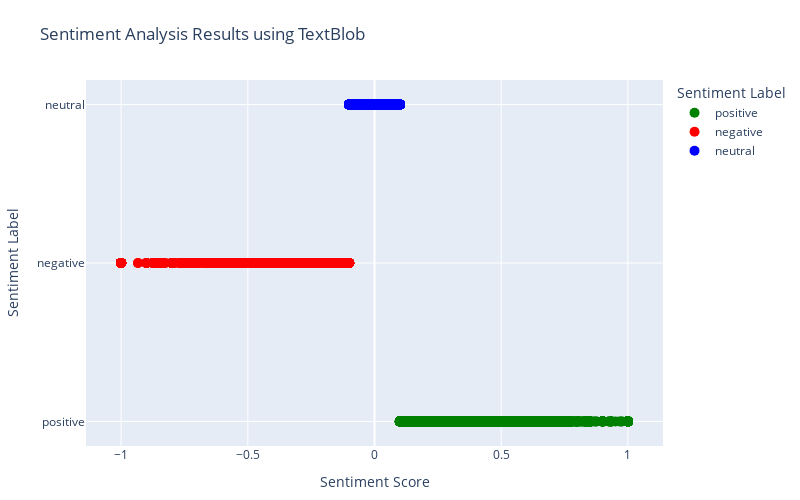

The notebook cell this image was saved under:
### Markdown cell above
Data Preprocessing And applying model and evaluating

### Code cell
# Define colors for different sentiment labels
colors = {
    'positive': 'green',
    'negative': 'red',
    'neutral': 'blue'
}

# Create a scatter plot with custom colors for each sentiment label
fig = go.Figure()

for sentiment_label, color in colors.items():
    subset_df = df[df['Sentiment_Label'] == sentiment_label]
    fig.add_trace(go.Scatter(
        x=subset_df['Sentiment_TextBlob'],
        y=subset_df['Sentiment_Label'],
        mode='markers',
        marker=dict(size=10, color=color),
        name=sentiment_label
    ))

# Add layout settings
fig.update_layout(
    title='Sentiment Analysis Results using TextBlob',
    xaxis=dict(title='Sentiment Score'),
    yaxis=dict(title='Sentiment Label'),
    legend=dict(title='Sentiment Label'),
    autosize=False,
    width=800,
    height=500,
    margin=dict(l=40, r=40, t=80, b=40),
)

# Show the plot
fig.show()

### Figure 1 — Plotly figure (JSON) as saved in the notebook; plotly's stock layout.template omitted (floating-point values rounded to 4 significant figures; data arrays with more than 128 entries replaced by an {"elided": "..."} marker saying what was removed)
{"data": [{"marker": {"color": "green", "size": 10}, "mode": "markers", "name": "positive", "type": "scatter", "x": {"elided": "10987 float values"}, "y": {"elided": "10987 str values"}}, {"marker": {"color": "red", "size": 10}, "mode": "markers", "name": "negative", "type": "scatter", "x": {"elided": "4008 float values"}, "y": {"elided": "4008 str values"}}, {"marker": {"color": "blue", "size": 10}, "mode": "markers", "name": "neutral", "type": "scatter", "x": {"elided": "4905 float values"}, "y": {"elided": "4905 str values"}}], "layout": {"autosize": false, "height": 500, "legend": {"title": {"text": "Sentiment Label"}}, "margin": {"b": 40, "l": 40, "r": 40, "t": 80}, "title": {"text": "Sentiment Analysis Results using TextBlob"}, "width": 800, "xaxis": {"title": {"text": "Sentiment Score"}}, "yaxis": {"title": {"text": "Sentiment Label"}}}}
